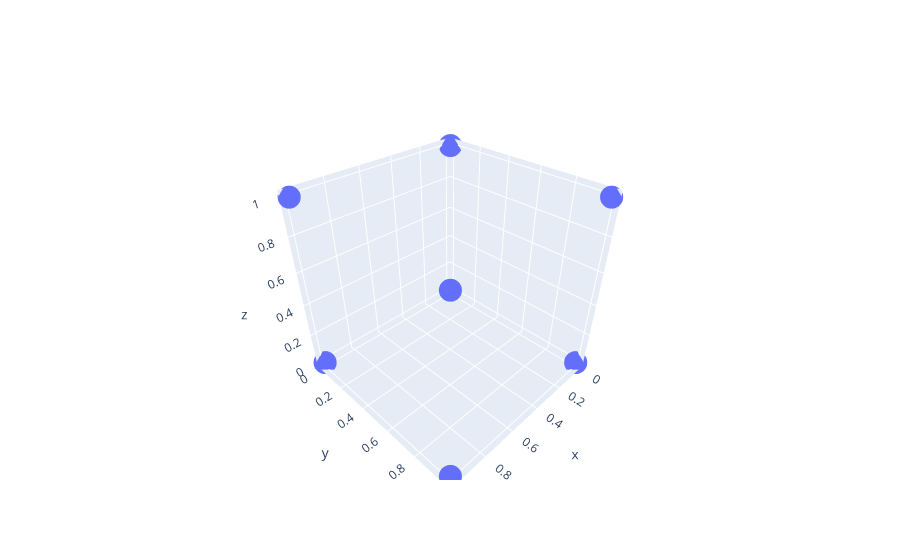

Notebook source saved alongside this figure:
### Code cell
fig = go.Figure()

fig.add_trace(go.Scatter3d(x=V[:,0],y=V[:,1],z=V[:,2],mode='markers'))

### Figure 1 — Plotly figure (JSON) as saved in the notebook; plotly's stock layout.template omitted (floating-point values rounded to 4 significant figures; data arrays with more than 128 entries replaced by an {"elided": "..."} marker saying what was removed)
{"data": [{"mode": "markers", "type": "scatter3d", "x": {"elided": "512 int values"}, "y": {"elided": "512 int values"}, "z": {"elided": "512 int values"}}], "layout": {}}
